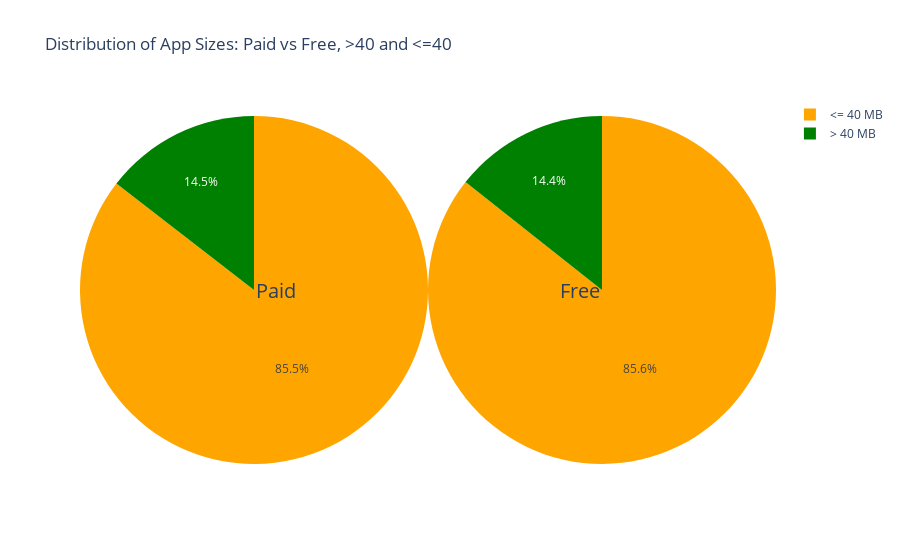

Notebook source saved alongside this figure:
### Code cell
# סינון האפליקציות בתשלום ובחינם והסרת ערכים חסרים בעמודת 'Size_MB'
paid_apps = apps[apps['Type'] == 'Paid']
free_apps = apps[apps['Type'] == 'Free']

# חישוב מספר האפליקציות לפי קטגוריות גודל
size_counts = {
    'Paid': [paid_apps[paid_apps['Size_MB'] <= 40].shape[0], paid_apps[paid_apps['Size_MB'] > 40].shape[0]],
    'Free': [free_apps[free_apps['Size_MB'] <= 40].shape[0], free_apps[free_apps['Size_MB'] > 40].shape[0]]
}

# יצירת גרף עוגה באמצעות Plotly
fig = go.Figure()
for i, (app_type, counts) in enumerate(size_counts.items()):
    fig.add_trace(go.Pie(labels=['<= 40 MB', '> 40 MB'], values=counts, name=app_type,
                         marker_colors=['orange', 'green'], domain={'x': [i*0.5, (i+1)*0.5]}))

# עדכון פרטי התצוגה של הגרפים
fig.update_layout(title_text='Distribution of App Sizes: Paid vs Free, >40 and <=40',
                  annotations=[dict(text=key, x=(i*0.5 + (i+1)*0.5)/2, y=0.5, font_size=20, showarrow=False)
                               for i, key in enumerate(size_counts.keys())])

# הצגת הגרף
fig.show()

### Figure 1 — Plotly figure (JSON) as saved in the notebook; plotly's stock layout.template omitted (floating-point values rounded to 4 significant figures)
{"data": [{"domain": {"x": [0, 0.5]}, "labels": ["<= 40 MB", "> 40 MB"], "marker": {"colors": ["orange", "green"]}, "name": "Paid", "type": "pie", "values": [642, 109]}, {"domain": {"x": [0.5, 1]}, "labels": ["<= 40 MB", "> 40 MB"], "marker": {"colors": ["orange", "green"]}, "name": "Free", "type": "pie", "values": [8199, 1374]}], "layout": {"annotations": [{"font": {"size": 20}, "showarrow": false, "text": "Paid", "x": 0.25, "y": 0.5}, {"font": {"size": 20}, "showarrow": false, "text": "Free", "x": 0.75, "y": 0.5}], "autosize": true, "title": {"text": "Distribution of App Sizes: Paid vs Free, >40 and <=40"}}}
